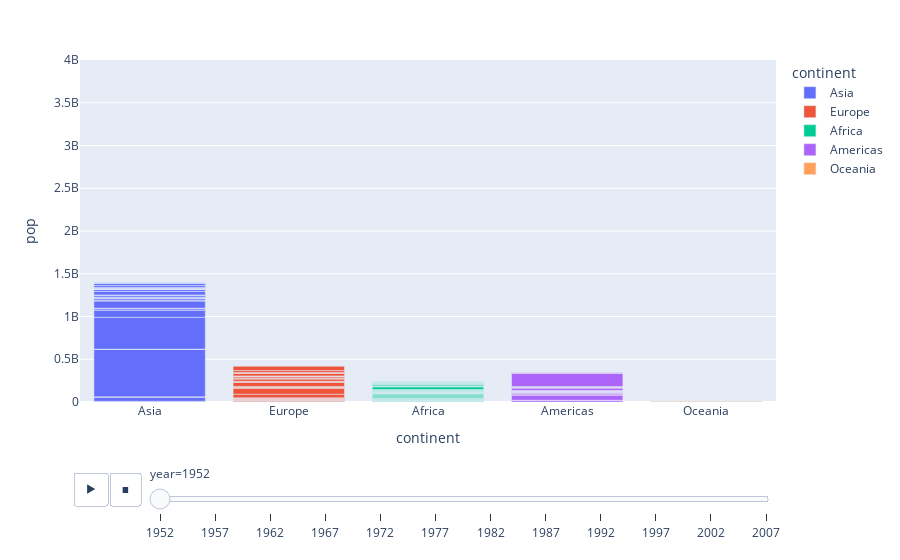

Source (notebook cell):
### Markdown cell above
## Question 4:

Thus far we looked at data from one year (2007). Lets create an animation to see the population growth of the continents through the years

### Code cell
# YOUR CODE HERE
fig=px.bar(df,x='continent',y='pop',animation_frame='year',color='continent',range_y=[0,4000000000])
fig.show()

### Figure 1 — Plotly figure (JSON) as saved in the notebook; plotly's stock layout.template omitted (floating-point values rounded to 4 significant figures)
{"data": [{"alignmentgroup": "True", "hovertemplate": "continent=%{x}<br>year=1952<br>pop=%{y}<extra></extra>", "legendgroup": "Asia", "marker": {"color": "#636efa", "pattern": {"shape": ""}}, "name": "Asia", "offsetgroup": "Asia", "orientation": "v", "showlegend": true, "textposition": "auto", "type": "bar", "x": ["Asia", "Asia", "Asia", "Asia", "Asia", "Asia", "Asia", "Asia", "Asia", "Asia", "Asia", "Asia", "Asia", "Asia", "Asia", "Asia", "Asia", "Asia", "Asia", "Asia", "Asia", "Asia", "Asia", "Asia", "Asia", "Asia", "Asia", "Asia", "Asia", "Asia", "Asia", "Asia", "Asia"], "xaxis": "x", "y": [8425333, 120447, 46886859, 4693836, 556263527, 2125900, 372000000, 82052000, 17272000, 5441766, 1620914, 86459025, 607914, 8865488, 20947571, 160000, 1439529, 6748378, 800663, 20092996, 9182536, 507833, 41346560, 22438691, 4005677, 1127000, 7982342, 3661549, 8550362, 21289402, 26246839, 1030585, 4963829], "yaxis": "y"}, {"alignmentgroup": "True", "hovertemplate": "continent=%{x}<br>year=1952<br>pop=%{y}<extra></extra>", "legendgroup": "Europe", "marker": {"color": "#EF553B", "pattern": {"shape": ""}}, "name": "Europe", "offsetgroup": "Europe", "orientation": "v", "showlegend": true, "textposition": "auto", "type": "bar", "x": ["Europe", "Europe", "Europe", "Europe", "Europe", "Europe", "Europe", "Europe", "Europe", "Europe", "Europe", "Europe", "Europe", "Europe", "Europe", "Europe", "Europe", "Europe", "Europe", "Europe", "Europe", "Europe", "Europe", "Europe", "Europe", "Europe", "Europe", "Europe", "Europe", "Europe"], "xaxis": "x", "y": [1282697, 6927772, 8730405, 2791000, 7274900, 3882229, 9125183, 4334000, 4090500, 42459667, 69145952, 7733250, 9504000, 147962, 2952156, 47666000, 413834, 10381988, 3327728, 25730551, 8526050, 16630000, 6860147, 3558137, 1489518, 28549870, 7124673, 4815000, 22235677, 50430000], "yaxis": "y"}, {"alignmentgroup": "True", "hovertemplate": "continent=%{x}<br>year=1952<br>pop=%{y}<extra></extra>", "legendgroup": "Africa", "marker": {"color": "#00cc96", "pattern": {"shape": ""}}, "name": "Africa", "offsetgroup": "Africa", "orientation": "v", "showlegend": true, "textposition": "auto", "type": "bar", "x": ["Africa", "Africa", "Africa", "Africa", "Africa", "Africa", "Africa", "Africa", "Africa", "Africa", "Africa", "Africa", "Africa", "Africa", "Africa", "Africa", "Africa", "Africa", "Africa", "Africa", "Africa", "Africa", "Africa", "Africa", "Africa", "Africa", "Africa", "Africa", "Africa", "Africa", "Africa", "Africa", "Africa", "Africa", "Africa", "Africa", "Africa", "Africa", "Africa", "Africa", "Africa", "Africa", "Africa", "Africa", "Africa", "Africa", "Africa", "Africa", "Africa", "Africa", "Africa", "Africa"], "xaxis": "x", "y": [9279525, 4232095, 1738315, 442308, 4469979, 2445618, 5009067, 1291695, 2682462, 153936, 14100005, 854885, 2977019, 63149, 22223309, 216964, 1438760, 20860941, 420702, 284320, 5581001, 2664249, 580653, 6464046, 748747, 863308, 1019729, 4762912, 2917802, 3838168, 1022556, 516556, 9939217, 6446316, 485831, 3379468, 33119096, 257700, 2534927, 60011, 2755589, 2143249, 2526994, 14264935, 8504667, 290243, 8322925, 1219113, 3647735, 5824797, 2672000, 3080907], "yaxis": "y"}, {"alignmentgroup": "True", "hovertemplate": "continent=%{x}<br>year=1952<br>pop=%{y}<extra></extra>", "legendgroup": "Americas", "marker": {"color": "#ab63fa", "pattern": {"shape": ""}}, "name": "Americas", "offsetgroup": "Americas", "orientation": "v", "showlegend": true, "textposition": "auto", "type": "bar", "x": ["Americas", "Americas", "Americas", "Americas", "Americas", "Americas", "Americas", "Americas", "Americas", "Americas", "Americas", "Americas", "Americas", "Americas", "Americas", "Americas", "Americas", "Americas", "Americas", "Americas", "Americas", "Americas", "Americas", "Americas", "Americas"], "xaxis": "x", "y": [17876956, 2883315, 56602560, 14785584, 6377619, 12350771, 926317, 6007797, 2491346, 3548753, 2042865, 3146381, 3201488, 1517453, 1426095, 30144317, 1165790, 940080, 1555876, 8025700, 2227000, 662850, 157553000, 2252965, 5439568], "yaxis": "y"}, {"alignmentgroup": "True", "hovertemplate": "continent=%{x}<br>year=1952<br>pop=%{y}<extra></extra>", "legendgroup": "Oceania", "marker": {"color": "#FFA15A", "pattern": {"shape": ""}}, "name": "Oceania", "offsetgroup": "Oceania", "orientation": "v", "showlegend": true, "textposition": "auto", "type": "bar", "x": ["Oceania", "Oceania"], "xaxis": "x", "y": [8691212, 1994794], "yaxis": "y"}], "layout": {"barmode": "relative", "legend": {"title": {"text": "continent"}, "tracegroupgap": 0}, "margin": {"t": 60}, "sliders": [{"active": 0, "currentvalue": {"prefix": "year="}, "len": 0.9, "pad": {"b": 10, "t": 60}, "steps": [{"args": [["1952"], {"frame": {"duration": 0, "redraw": true}, "fromcurrent": true, "mode": "immediate", "transition": {"duration": 0, "easing": "linear"}}], "label": "1952", "method": "animate"}, {"args": [["1957"], {"frame": {"duration": 0, "redraw": true}, "fromcurrent": true, "mode": "immediate", "transition": {"duration": 0, "easing": "linear"}}], "label": "1957", "method": "animate"}, {"args": [["1962"], {"frame": {"duration": 0, "redraw": true}, "fromcurrent": true, "mode": "immediate", "transition": {"duration": 0, "easing": "linear"}}], "label": "1962", "method": "animate"}, {"args": [["1967"], {"frame": {"duration": 0, "redraw": true}, "fromcurrent": true, "mode": "immediate", "transition": {"duration": 0, "easing": "linear"}}], "label": "1967", "method": "animate"}, {"args": [["1972"], {"frame": {"duration": 0, "redraw": true}, "fromcurrent": true, "mode": "immediate", "transition": {"duration": 0, "easing": "linear"}}], "label": "1972", "method": "animate"}, {"args": [["1977"], {"frame": {"duration": 0, "redraw": true}, "fromcurrent": true, "mode": "immediate", "transition": {"duration": 0, "easing": "linear"}}], "label": "1977", "method": "animate"}, {"args": [["1982"], {"frame": {"duration": 0, "redraw": true}, "fromcurrent": true, "mode": "immediate", "transition": {"duration": 0, "easing": "linear"}}], "label": "1982", "method": "animate"}, {"args": [["1987"], {"frame": {"duration": 0, "redraw": true}, "fromcurrent": true, "mode": "immediate", "transition": {"duration": 0, "easing": "linear"}}], "label": "1987", "method": "animate"}, {"args": [["1992"], {"frame": {"duration": 0, "redraw": true}, "fromcurrent": true, "mode": "immediate", "transition": {"duration": 0, "easing": "linear"}}], "label": "1992", "method": "animate"}, {"args": [["1997"], {"frame": {"duration": 0, "redraw": true}, "fromcurrent": true, "mode": "immediate", "transition": {"duration": 0, "easing": "linear"}}], "label": "1997", "method": "animate"}, {"args": [["2002"], {"frame": {"duration": 0, "redraw": true}, "fromcurrent": true, "mode": "immediate", "transition": {"duration": 0, "easing": "linear"}}], "label": "2002", "method": "animate"}, {"args": [["2007"], {"frame": {"duration": 0, "redraw": true}, "fromcurrent": true, "mode": "immediate", "transition": {"duration": 0, "easing": "linear"}}], "label": "2007", "method": "animate"}], "x": 0.1, "xanchor": "left", "y": 0, "yanchor": "top"}], "updatemenus": [{"buttons": [{"args": [null, {"frame": {"duration": 500, "redraw": true}, "fromcurrent": true, "mode": "immediate", "transition": {"duration": 500, "easing": "linear"}}], "label": "&#9654;", "method": "animate"}, {"args": [[null], {"frame": {"duration": 0, "redraw": true}, "fromcurrent": true, "mode": "immediate", "transition": {"duration": 0, "easing": "linear"}}], "label": "&#9724;", "method": "animate"}], "direction": "left", "pad": {"r": 10, "t": 70}, "showactive": false, "type": "buttons", "x": 0.1, "xanchor": "right", "y": 0, "yanchor": "top"}], "xaxis": {"anchor": "y", "categoryarray": ["Asia", "Europe", "Africa", "Americas", "Oceania"], "categoryorder": "array", "domain": [0, 1], "title": {"text": "continent"}}, "yaxis": {"anchor": "x", "domain": [0, 1], "range": [0, 4000000000], "title": {"text": "pop"}}}}
